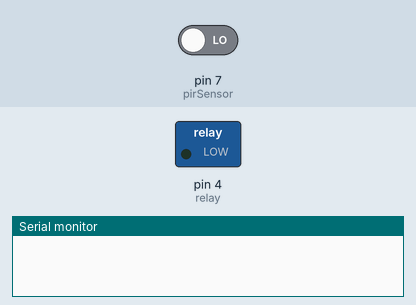
This sketch was run on a simulated Arduino Uno, built with avr-gcc and run on an emulated ATmega328P. On the bench: switched loads named in the sketch (green lamp = pin HIGH), the last lines printed to the serial monitor. The test bench sets the inputs (shaded band); at power-on: pin 7 (pirSensor) LOW.

Above: at 1.2 s.
1.3 s: pin 7 (pirSensor) driven HIGH
At 2.4 s:
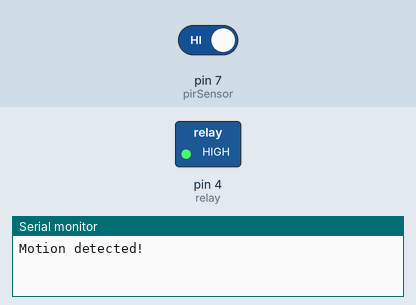
2.8 s: pin 7 (pirSensor) driven LOW
At 3.6 s:
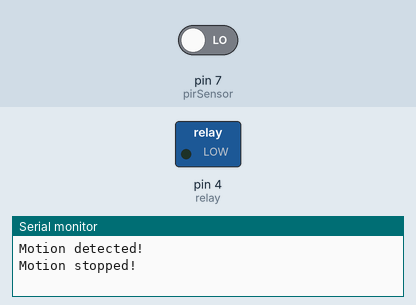
Timing chart, 0 to 5.8 s (numbered marks = the images above; inputs shaded):
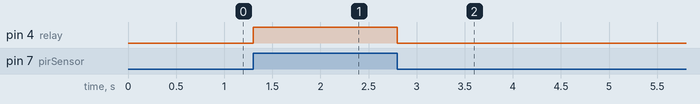

The sketch:

Automated_Lighting_System_with_LED___PIR_Sensor.ino
```cpp
const int pirSensor = 7;   // the pin that OUTPUT pin of sensor is connected to
int relay = 4;
int pinStateCurrent; // current state of pin
int pinStatePrevious; // previous state of pin

int dt = 500;

void setup() {
  Serial.begin(9600);            // initialize serial
  pinMode(pirSensor, INPUT); // set arduino pin to input mode to read value from OUTPUT pin of sensor
  pinMode(relay,OUTPUT);
}

void loop() {
  pinStatePrevious = pinStateCurrent; // store old state
  pinStateCurrent = digitalRead(pirSensor);   // read new state

  if (pinStatePrevious == LOW && pinStateCurrent == HIGH) {   // pin state change: LOW -> HIGH
    Serial.println("Motion detected!");

    digitalWrite(relay,HIGH);
    delay(dt);

    // TODO: turn on alarm,  light or activate a device ... here
  }
  else
  if (pinStatePrevious == HIGH && pinStateCurrent == LOW){   // pin state change: HIGH -> LOW
    Serial.println("Motion stopped!");

    digitalWrite(relay,LOW);
    delay(dt);

    // TODO: turn off alarm, light or deactivate a device ... here
  }
}
```

Measured:
- after the input at 1.3 s, pin 4 (relay): LOW → HIGH at once
- after the input at 2.8 s, pin 4 (relay): HIGH → LOW at once
